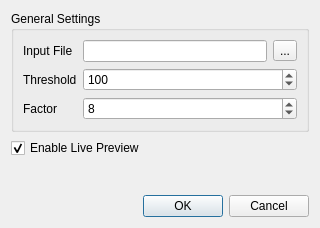
<?xml version="1.0" encoding="UTF-8"?>
<ui version="4.0">
 <class>StormDialog</class>
 <widget class="QDialog" name="StormDialog">
  <property name="geometry">
   <rect>
    <x>0</x>
    <y>0</y>
    <width>320</width>
    <height>228</height>
   </rect>
  </property>
  <property name="windowTitle">
   <string>STORM settings</string>
  </property>
  <layout class="QVBoxLayout" name="verticalLayout">
   <item>
    <widget class="QGroupBox" name="generalGroup">
     <property name="sizePolicy">
      <sizepolicy hsizetype="Expanding" vsizetype="Expanding">
       <horstretch>0</horstretch>
       <verstretch>0</verstretch>
      </sizepolicy>
     </property>
     <property name="title">
      <string>General Settings</string>
     </property>
     <layout class="QFormLayout" name="formLayout_2">
      <property name="fieldGrowthPolicy">
       <enum>QFormLayout::AllNonFixedFieldsGrow</enum>
      </property>
      <item row="2" column="0">
       <widget class="QLabel" name="label_3">
        <property name="text">
         <string>Input File</string>
        </property>
       </widget>
      </item>
      <item row="2" column="1">
       <layout class="QHBoxLayout" name="horizontalLayout">
        <item>
         <widget class="FilenameLineEdit" name="m_inputFilename"/>
        </item>
        <item>
         <widget class="QToolButton" name="m_selectInputFile">
          <property name="text">
           <string>...</string>
          </property>
         </widget>
        </item>
       </layout>
      </item>
      <item row="3" column="0">
       <widget class="QLabel" name="label">
        <property name="text">
         <string>Threshold</string>
        </property>
       </widget>
      </item>
      <item row="3" column="1">
       <widget class="QSpinBox" name="m_threshold">
        <property name="maximum">
         <number>65432</number>
        </property>
        <property name="singleStep">
         <number>10</number>
        </property>
        <property name="value">
         <number>100</number>
        </property>
       </widget>
      </item>
      <item row="4" column="0">
       <widget class="QLabel" name="label_2">
        <property name="text">
         <string>Factor</string>
        </property>
       </widget>
      </item>
      <item row="4" column="1">
       <widget class="QSpinBox" name="m_factor">
        <property name="toolTip">
         <string>Resolution of the result image and subpixel-accuracy</string>
        </property>
        <property name="value">
         <number>8</number>
        </property>
       </widget>
      </item>
     </layout>
    </widget>
   </item>
   <item>
    <widget class="QCheckBox" name="m_previewCheckbox">
     <property name="text">
      <string>Enable Live Preview</string>
     </property>
     <property name="checked">
      <bool>true</bool>
     </property>
    </widget>
   </item>
   <item>
    <spacer name="verticalSpacer">
     <property name="orientation">
      <enum>Qt::Vertical</enum>
     </property>
     <property name="sizeHint" stdset="0">
      <size>
       <width>20</width>
       <height>40</height>
      </size>
     </property>
    </spacer>
   </item>
   <item>
    <widget class="QDialogButtonBox" name="buttonBox">
     <property name="orientation">
      <enum>Qt::Horizontal</enum>
     </property>
     <property name="standardButtons">
      <set>QDialogButtonBox::Cancel|QDialogButtonBox::Ok</set>
     </property>
    </widget>
   </item>
  </layout>
 </widget>
 <customwidgets>
  <customwidget>
   <class>FilenameLineEdit</class>
   <extends>QLineEdit</extends>
   <header>filenamelineedit.h</header>
  </customwidget>
 </customwidgets>
 <resources/>
 <connections>
  <connection>
   <sender>buttonBox</sender>
   <signal>accepted()</signal>
   <receiver>StormDialog</receiver>
   <slot>accept()</slot>
   <hints>
    <hint type="sourcelabel">
     <x>227</x>
     <y>358</y>
    </hint>
    <hint type="destinationlabel">
     <x>157</x>
     <y>274</y>
    </hint>
   </hints>
  </connection>
  <connection>
   <sender>buttonBox</sender>
   <signal>rejected()</signal>
   <receiver>StormDialog</receiver>
   <slot>reject()</slot>
   <hints>
    <hint type="sourcelabel">
     <x>295</x>
     <y>364</y>
    </hint>
    <hint type="destinationlabel">
     <x>286</x>
     <y>274</y>
    </hint>
   </hints>
  </connection>
 </connections>
</ui>
